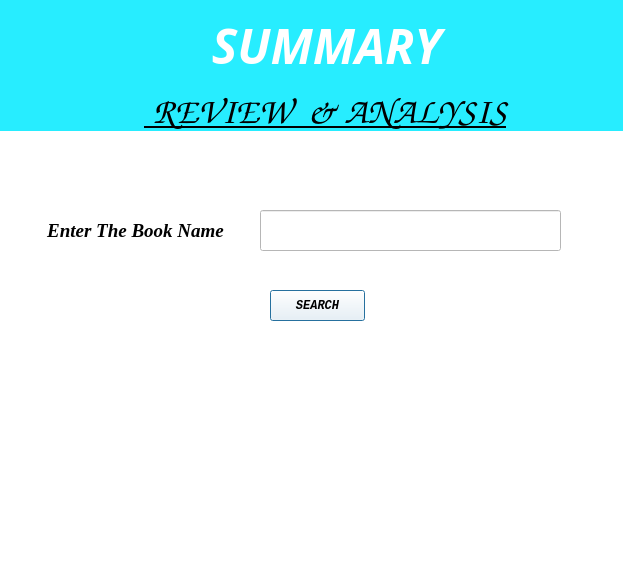
<?xml version="1.0" encoding="UTF-8"?>
<ui version="4.0">
 <class>Buk_Summarization</class>
 <widget class="QDialog" name="Buk_Summarization">
  <property name="geometry">
   <rect>
    <x>0</x>
    <y>0</y>
    <width>623</width>
    <height>571</height>
   </rect>
  </property>
  <property name="font">
   <font>
    <underline>true</underline>
   </font>
  </property>
  <property name="windowTitle">
   <string>Dialog</string>
  </property>
  <property name="autoFillBackground">
   <bool>false</bool>
  </property>
  <property name="styleSheet">
   <string notr="true">background-color:rgb(255,255,255)</string>
  </property>
  <widget class="QLabel" name="label">
   <property name="geometry">
    <rect>
     <x>0</x>
     <y>90</y>
     <width>651</width>
     <height>41</height>
    </rect>
   </property>
   <property name="font">
    <font>
     <family>URW Chancery L</family>
     <pointsize>28</pointsize>
     <weight>50</weight>
     <italic>true</italic>
     <bold>false</bold>
     <underline>true</underline>
    </font>
   </property>
   <property name="autoFillBackground">
    <bool>false</bool>
   </property>
   <property name="styleSheet">
    <string notr="true">background-color: rgb(39,237,255);
color: rgb(0, 0, 0)
</string>
   </property>
   <property name="text">
    <string> REVIEW  &amp; ANALYSIS</string>
   </property>
   <property name="alignment">
    <set>Qt::AlignCenter</set>
   </property>
  </widget>
  <widget class="QLabel" name="label_2">
   <property name="geometry">
    <rect>
     <x>0</x>
     <y>0</y>
     <width>641</width>
     <height>91</height>
    </rect>
   </property>
   <property name="font">
    <font>
     <family>Droid Serif</family>
     <pointsize>36</pointsize>
     <weight>75</weight>
     <italic>true</italic>
     <bold>true</bold>
    </font>
   </property>
   <property name="layoutDirection">
    <enum>Qt::LeftToRight</enum>
   </property>
   <property name="styleSheet">
    <string notr="true">background-color:rgb(39, 237, 255);
border-color: rgb(85, 85, 127);
color: rgb(255, 255, 255);</string>
   </property>
   <property name="text">
    <string> SUMMARY</string>
   </property>
   <property name="alignment">
    <set>Qt::AlignCenter</set>
   </property>
  </widget>
  <widget class="QLabel" name="label_3">
   <property name="geometry">
    <rect>
     <x>0</x>
     <y>140</y>
     <width>641</width>
     <height>431</height>
    </rect>
   </property>
   <property name="font">
    <font>
     <family>Droid Serif</family>
     <weight>75</weight>
     <italic>true</italic>
     <bold>true</bold>
    </font>
   </property>
   <property name="text">
    <string/>
   </property>
  </widget>
  <widget class="QLabel" name="bookname">
   <property name="geometry">
    <rect>
     <x>40</x>
     <y>210</y>
     <width>191</width>
     <height>41</height>
    </rect>
   </property>
   <property name="font">
    <font>
     <family>Liberation Serif</family>
     <pointsize>14</pointsize>
     <weight>75</weight>
     <italic>true</italic>
     <bold>true</bold>
    </font>
   </property>
   <property name="text">
    <string>Enter The Book Name</string>
   </property>
   <property name="alignment">
    <set>Qt::AlignCenter</set>
   </property>
  </widget>
  <widget class="QLineEdit" name="text_label">
   <property name="geometry">
    <rect>
     <x>260</x>
     <y>210</y>
     <width>301</width>
     <height>41</height>
    </rect>
   </property>
   <property name="font">
    <font>
     <underline>false</underline>
    </font>
   </property>
  </widget>
  <widget class="QPushButton" name="search">
   <property name="geometry">
    <rect>
     <x>270</x>
     <y>290</y>
     <width>95</width>
     <height>31</height>
    </rect>
   </property>
   <property name="font">
    <font>
     <family>Monospace</family>
     <weight>75</weight>
     <italic>true</italic>
     <bold>true</bold>
    </font>
   </property>
   <property name="text">
    <string>SEARCH</string>
   </property>
  </widget>
  <widget class="QLabel" name="img">
   <property name="geometry">
    <rect>
     <x>3</x>
     <y>380</y>
     <width>631</width>
     <height>191</height>
    </rect>
   </property>
   <property name="text">
    <string/>
   </property>
   <property name="pixmap">
    <pixmap>ssss.jpg</pixmap>
   </property>
  </widget>
 </widget>
 <resources/>
 <connections/>
</ui>
